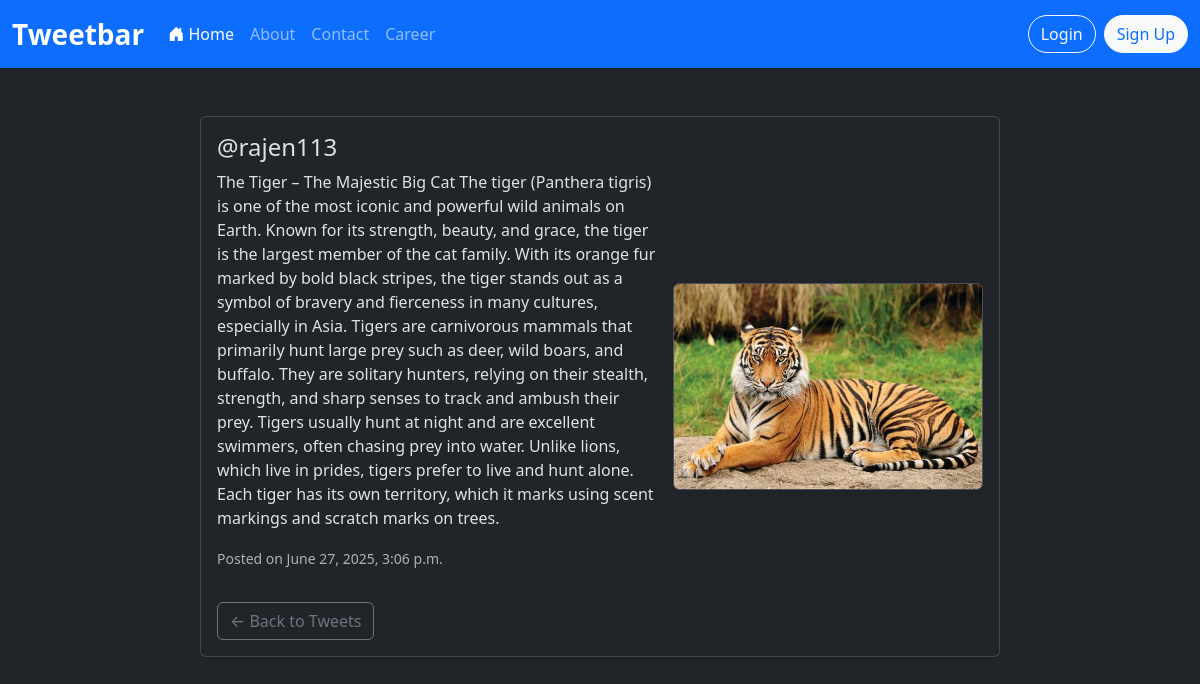
Page /tweets/2/tweet_detail/ on the committed database.
### tweet/models.py (models this page shows)
class Tweet(models.Model):
    user = models.ForeignKey(User, on_delete=models.CASCADE)
    text = models.TextField(max_length=1000)
    photo = models.ImageField(upload_to='tweet_photos/', blank=True, null=True)
    created_at = models.DateTimeField(auto_now_add=True)
    updated_at = models.DateTimeField(auto_now=True)
    def __str__(self):
        return f"{self.user.username} - {self.text[:20]}"

### tweet/views.py (the view)
# urls.py: path('<int:pk>/tweet_detail/', views.tweet_detail, name='tweet_detail'),
def tweet_detail(request, pk):
    tweet = get_object_or_404(Tweet, pk=pk)
    print(tweet)
    return render(request, 'tweet_detail.html', {'tweet': tweet})

### tweet/templates/tweet_detail.html (shortened to what this page needs)
{% extends 'layout.html' %}
{% block content %}
<div class="container mt-5 d-flex justify-content-center">
    <div class="card shadow-sm w-100" style="max-width: 800px;">
        <div class="card-body">
            <div class="row g-3 align-items-center">
                <div class="col-md-7">
                    <h4 class="card-title">@{{ tweet.user.username }}</h4>
                    <p class="card-text">{{ tweet.text }}</p>
                    <p class="text-muted">
                        <small>Posted on {{ tweet.created_at|date:"F j, Y, g:i a" }}</small>
                    </p>
                    <a href="{% url 'tweet_list' %}" class="btn btn-outline-secondary mt-3">← Back to Tweets</a>
                </div>
                {% if tweet.photo %}
                <div class="col-md-5 text-center">
                    <img src="{{ tweet.photo.url }}"
                         alt="Tweet image"
                         class="img-fluid rounded border shadow-sm"
                         style="max-height: 350px; object-fit: cover; width: 100%;">
                </div>
                {% endif %}
            </div>
        </div>
    </div>
</div>
{% endblock %}

### rows in the picture
Tweet: user.username "rajen113", text "The Tiger – The Majestic Big Cat The tiger (Panthera tigris) is one of the most iconic and powerful wild animals on Earth. Known for its strength, beauty, and grace, the tiger is the largest member of the cat family. With its orange fur marked by bold black stripes, the tiger stands out as a symbol of bravery and fierceness in many cultures, especially in Asia. Tigers are carnivorous mammals that primarily hunt large prey such as deer, wild boars, and buffalo. They are solitary hunters, relying on their stealth, strength, and sharp senses to track and ambush their prey. Tigers usually hunt at night and are excellent swimmers, often chasing prey into water. Unlike lions, which live in…", created_at "June 27, 2025, 3:06 p.m.", photo (picture)
